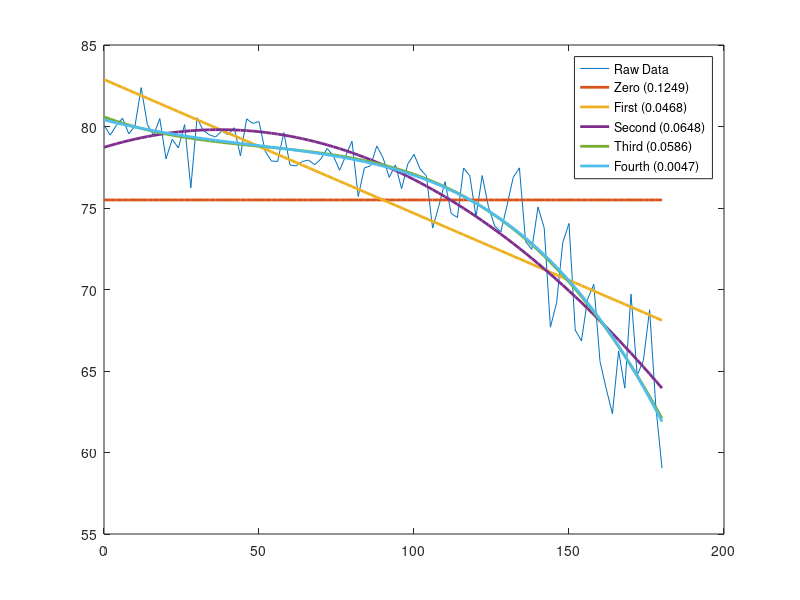

Reproduce this figure in MATLAB. (Note: this script raises an error after producing the figure.)
%% QUESTION 1 

clear all: close all; clc
D=load("icevelocity.txt")
Z=D(:,1);
V=D(:,2);
degree=[0 1 2 3 4];
for n=1:length(degree)
    P=polyfit(Z,V,degree(n)); %fit model 
    vmod(:,n)=polyval(P,Z); %evaluate model
    RMSE(:,n)=sqrt((mean(vmod(:,n)-V).^2)); %model accuracy
end 
plot(Z,V);%,'ko','linewidth',2,'MarkerSize',10)
hold on;
plot(Z,vmod(:,1),'linewidth',2);% Zero degree
plot(Z,vmod(:,2),'linewidth',2);% First degree
plot(Z,vmod(:,3),'linewidth',2);% Second degree
plot(Z,vmod(:,4),'linewidth',2);% Third degree
plot(Z,vmod(:,5),'linewidth',2);% Fourth degree
display(RMSE)
legend({'Raw Data','Zero (0.1249)','First (0.0468)','Second (0.0648)','Third (0.0586)','Fourth (0.0047)'})

%% QUESTION 2 

clear all: close all; clc
D=load("icevelocity.txt");

percent=round(91*.9); % Number of rows to sample

degree=[0 1 2 3 4];

for k=1:1000
    for n=1:length(degree)
        r=randsample(91,percent,false); % randomly select .9 rows of 91
        Dsampled=D(r,:); % what are the depths and velocities of the 82 random rows we found
        Z=Dsampled(:,1);
        V=Dsampled(:,2);
        P=polyfit(Z,V,degree(n));
        vmod(:,n)=polyval(P,Z);
        RMSE(:,n)=sqrt((mean(vmod(:,n)-V).^2));
        report(k, n) = RMSE(1); % Store the coefficients      
    end
end

Zero = [nanmean(report(:,1));nanstd(report(:,1))];
First = [nanmean(report(:,2));nanstd(report(:,2))];
Second = [nanmean(report(:,3));nanstd(report(:,3))];
Third = [nanmean(report(:,4));nanstd(report(:,4))];
Fourth = [nanmean(report(:,5));nanstd(report(:,5))];

Parameters = table(Zero,First,Second,Third,Fourth)


%% QUESTION 3 

clear all; close all; clc;

D= load('icevelocity.txt')

pTrain=0.9

for k=1:5
    for n=1:1000
        [trainset,testset]=getTrainTest(D,pTrain);
        ztrain=trainset(:,1);
        vtrain=trainset(:,2);
        P=polyfit(ztrain,vtrain,k);%fit training data with a linear model
        ztest=testset(:,1);
        vtest=testset(:,2);
        vmodel=polyval(P,ztest); %evaluate on test data
        rmsCV(n, k) = sqrt(mean((vmodel - vtest).^2));
    end
end

subplot(1,5,1)
hist(rmsCV(:,1))
title('degree zero')
subplot(1,5,2)
hist(rmsCV(:,2))
title('degree one')
subplot(1,5,3)
hist(rmsCV(:,3))
title('degree two')
subplot(1,5,4)
hist(rmsCV(:,4))
title('degree three')
subplot(1,5,5)
hist(rmsCV(:,5))
title('degree four')

%% QUESTION 4 

clear all: close all; clc
D=load("icevelocity.txt");
z=D(:,1);
v=D(:,2);
zmod=0:0.5:180;
winsize=[3,10,50];

for i=1:length(winsize)
    j=winsize(i); 
    vmod=move_window_ave(z,v,zmod,j);
    result(:, i) = vmod;      
end
zmod=zmod.';

plot(z,v,'ko','MarkerSize',10);
hold on
plot(zmod,result(:,1),'linewidth',2);
hold on
plot(zmod,result(:,2),'b','linewidth',2);
hold on
plot(zmod,result(:,3),'g','linewidth',2);
legend({'Raw Data','Winsize 3','Winsize 10','Winsize 50'});

%% QUESTION 5 

clear all: close all; clc
D=load("icevelocity.txt")
z=D(:,1);
v=D(:,2);


zmod=0:0.5:180
winsize=[3,10,50]; %input our window size

for i=1:length(winsize)
    j=winsize(i)
    %pulls a function we created eslewhere 
    vmod=nonparametric_smooth(z,v,zmod,j)
    result(:, i) = vmod;      
end
zmod=zmod.';

plot(z,v,'ko','MarkerSize',10);
hold on
plot(zmod,result(:,1),'linewidth',2);
hold on
plot(zmod,result(:,2),'b','linewidth',2);
hold on
plot(zmod,result(:,3),'g','linewidth',2);
legend({'Raw Data','Winsize 3','Winsize 10','Winsize 50'});

%% QUESTION 6 

D = load('icevelocity.txt');
pTrain = 0.9; 
zmod = 0:0.5:180; 
winsize = 3:1:100;

for i = 1:length(winsize)
    [trainset, testset] = getTrainTest(D, pTrain);
    ztrain = trainset(:, 1);
    vtrain = trainset(:, 2);
    vmod_train = nonparametric_smooth(ztrain, vtrain, zmod, winsize(i));
    vmodel_test = nonparametric_smooth(ztrain, vtrain, testset(:, 1), winsize(i));
    rmsCV(i) = sqrt(mean((vmodel_test - testset(:, 2)).^2, 'omitnan'));
end


plot(winsize, rmsCV);
xlabel('Window Size')
ylabel('RMSE')
title('Optimal Window Size')

%% QUESTION 7 & 8

clear all; close all; clc;

D = load('icevelocity.txt');
z = D(:,1);
v = D(:,2);

Arange = 1e-18:.1e-18:10e-18; % range for A0 from class. A should be 1x10^-18 (1x10^-18:0.1x10^-18:10x10^-18)
Nrange = 2:.01:4; % range for N0, looked it up and it seems like its 3 so we will do 1-5

%runs through values of A and n in the equtation and takes the RMSE for
%each attempted A and n value 


for n= 1:length(Arange)
    for f=1:length(Nrange)
        vmod=(v(1))-(Arange(n)*(917*9.8*sin(10*pi/180)).^Nrange(f)).*(z.^(Nrange(f)+1)); %equation for ice flow
        %in matlab for degrees we need to convert to radians so we need to
        %multiple our sin(10) by pi/180
        RMSE=sqrt(mean((vmod-v).^2));
        RMSE_matrix(n, f) = RMSE;
    end
end

imagesc(Arange,Nrange,RMSE_matrix,[0 20]);colorbar 
%we look at this graph and see that most of it tells us nothing so we set an threshold of a 
% of a RMSE of only look at 0-20 meters
%% QUESTION 9
clear all; close all; clc;

D = load('icevelocity.txt');
z = D(:,1);
v = D(:,2);

% we need to give the vars starting points, chose the min of the ranges found above
A0= 1e-18;

%First we outline what function fminsearch will run through and what
%variable to epxlore, next we need to give it our fuction with what
%vairables are what 
fun = @(A) gradient_search_method(A,z,v);

[A_min, fval] = fminsearch(fun, A0);

display(A_min)

%% QUESTION 10

%we are only looking for the optimal A value so when using the function
%this time we will just replace n with its optimal value of 1 

clear; close all; clc;
D = load('icevelocity.txt');
A0= 1e-18;
for n = 1:1000   
    ninper=round(size(D,1)*0.9); %this tells us what 90% of the length of D is 
    rows=randperm(size(D,1),ninper); % this will select 82 random rows from the length of D
    samp=D(rows,:); %this takes those random rows and finds what values those are within D
    z=samp(:,1);
    v=samp(:,2);
    fun = @(A) gradient_search_method(A,z,v);
    [A_min, fval] = fminsearch(fun, A0);
    Avals(n,:)=A_min;
    RMSE(n,:)=fval;
end
subplot(1, 2, 1);
histogram(Avals)
title('OPT A Vals');
subplot(1, 2, 2);
histogram(RMSE)
title('RMSE');

%% QUESTION 11

%pull code from 7 and 10, in the future need to do this in a better way
%rather than clear all; close all; clc; every time 

% code from Q7
clear all; close all; clc;
D = load('icevelocity.txt');
z = D(:,1);
v = D(:,2);
Arange = 1e-18:.1e-18:10e-18; 
Nrange = 2:.01:4; 
for n= 1:length(Arange)
    for f=1:length(Nrange)
        vmod=(v(1))-(Arange(n)*(917*9.8*sin(10*pi/180)).^Nrange(f)).*(z.^(Nrange(f)+1));
        RMSE=sqrt(mean((vmod-v).^2));
        RMSE_matrix(n, f) = RMSE;
    end
end

%code from Q10
A0= 1e-18;
for n = 1:1000   
    ninper=round(size(D,1)*0.9); 
    rows=randperm(size(D,1),ninper); 
    samp=D(rows,:); 
    z=samp(:,1);
    v=samp(:,2);
    fun = @(A) gradient_search_method(A,z,v);
    [A_min, fval] = fminsearch(fun, A0);
    Avals(n,:)=A_min;
    RMSE(n,:)=fval;
end

% Plot RMSE matrix using imagesc
imagesc(Nrange, Arange, RMSE_matrix, [0 20]); colorbar;
hold on;

% to be able to plot our boxchart along our y-axis(Arange) on the optimal N
% value of three we need a x variable of only 3 
three = 3 * ones(size(Avals)); 
boxchart(three, Avals,'BoxEdgeColor','red');

%% QUESTION 12

% run code from Q11 first 

%get the means and standard devations 
Astat=[nanmean(Avals),nanstd(Avals)];
RMSEstat=[nanmean(RMSE),nanstd(RMSE)];

%this is how we can generate 1k values using the mu and sd
x = Astat(1,1) + Astat(1,2) *randn(1000,1); %add the ,1 so that it is just 1 column with out that it will make a 1k by 1k
y = RMSEstat(1,1) + RMSEstat(1,2) *randn(1000,1);
%produces 1k simulated values for A as x and for RMSE as y

subplot(1, 2, 1);
histogram(x)
title('Simulated A Values');
subplot(1, 2, 2);
histogram(y)
title('Simulated RMSE Values');

%% QUESTION 13
% use matlabs kstest to compare out monte carlo values of A to our
% simulated values of A

h = kstest2(Avals,x)

%h=0 Fails to reject the null hypothesis (the samples are from the same distribution).
%h=1 Rejects the null hypothesis (the samples are from different distributions).



